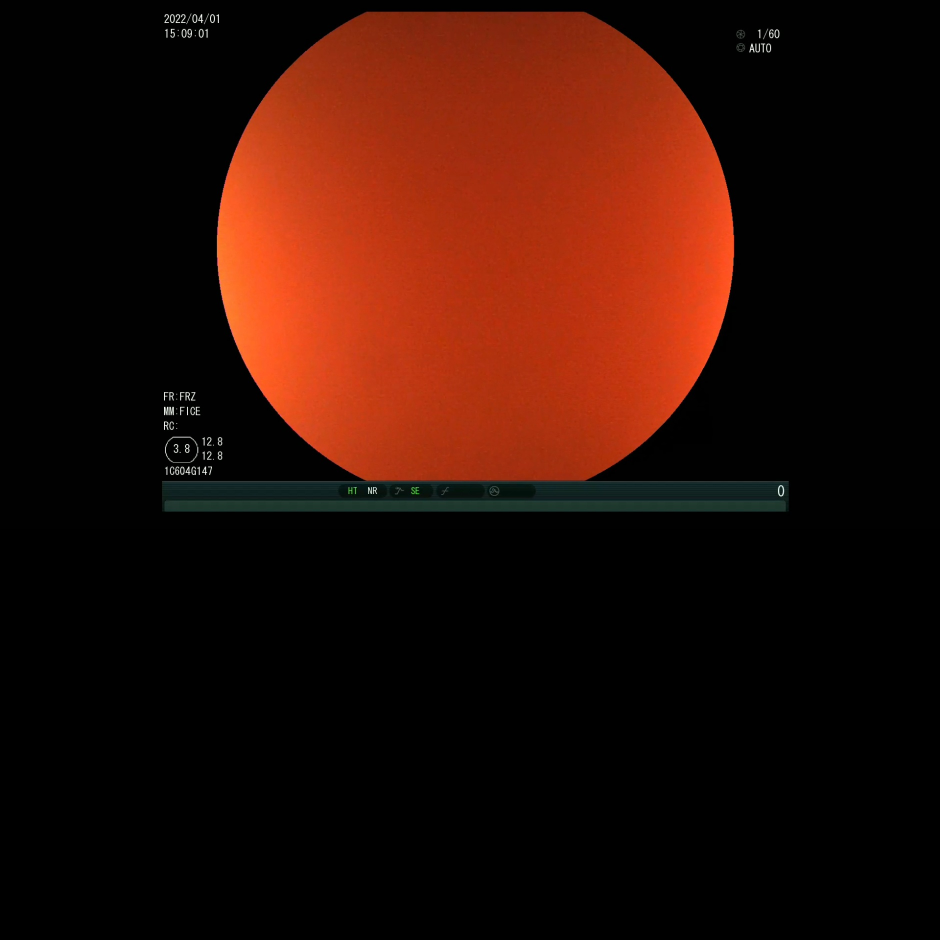
#> input picture OCR/trocr/106046147#0413_17_36_52_826422_ocr_img.jpg, 1880 x 1880 px, given in place of #0413_17_29_02_166780_ocr_img.jpg, which was not available (shown at 1/2 size)
$ python process.py
#> lines starting #> are read from the running program, lines starting #| are printed output that depends on the picture
import os
import Levenshtein
import cv2
import time
import numpy as np
import re

res_set = [
            # 奥巴
            'CF-HQ290I', 'GIF-H260Z',
            # 富士
                    '1C397G011', '1C604G147', '1C0700G106', 'EC-L590WM',
                    '1G388G162', '1G389G151', '5C362A007', 'EC-590WM', 'EG-590WR',
                    '4C736G076', '5C735G277', '2C719G956', '2C719G957', '2C719G959',
                    '1C727G230', '1C730G146', '1G403G189', '2G400G521', '2G403G013',
                    '4G407G226',
            # 开立
            'EG-500', 'EG-550']


def load_ocr_txt(type='res'):
    results = []
    # pattern = re.compile(r'[A-Z0-9-]')
    with open('%s.txt' % type) as f:
        for l in f.readlines():
            s = l.strip()
            if len(s) > 0:
                arr = s.split(' ')
                for a in arr:
                    results.append(a)
    return results


# [71 lines left out: functions predict, load_ocr_box, find_txt_box, crop_txt_img, preprocess_img, not called in this run]


def crop_raw_img(src_img_path, img_path, crop=True):
#> called with img_path = '1.jpg', crop = True
    img = cv2.imread(src_img_path)
#> img is the input picture: shape (1880, 1880, 3); mean B, G, R 5.9, 14.4, 44.1
    img_h, img_w, _ = img.shape
#> img_h = 1880; img_w = 1880

    if crop:
        if '奥巴' in src_img_path:
            img = img[:, :int(img_w / 2)]
        elif '富士4450' in src_img_path:
            img = img[int(img_h * 0.4):int(img_h * 0.8), :int(img_w * 0.3)]
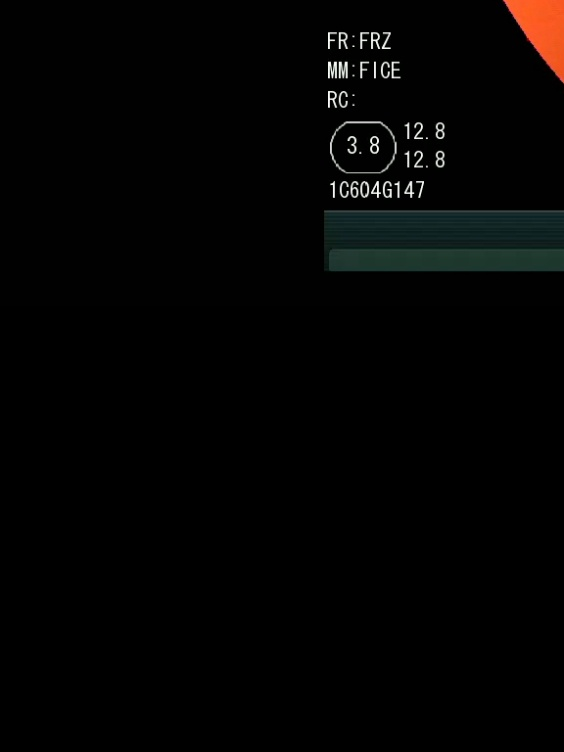
#> img: shape (752, 564, 3); mean B, G, R 3.2, 3.7, 3.9
            # img = img[int(img_h * 0.3):int(img_h * 0.7), :int(img_w * 0.5)]
        elif '富士7000' in src_img_path:
            img = img[:, int(img_w / 2):]

    # img = preprocess_img(img)

    cv2.imwrite(img_path, img)


def process_one(in_img_path):
    img_path = '1.jpg'
    # 第0步，根据图片类型裁剪图并保存到img_path
    crop_raw_img(in_img_path, img_path)

    # 第一步，识别全图，根据识别到的文字根据最小误差找出候选文字
    os.system('tesseract %s res -l eng+fushi.exp3' % img_path)
    txts = load_ocr_txt()
    results = predict(res_set, txts)
    print(results)
    # 没有结果直接返回
    if results is None:
        crop_raw_img(in_img_path, img_path, False)
        os.system('tesseract %s res -l eng+fushi.exp3' % img_path)
        txts = load_ocr_txt()
        results = predict(res_set, txts)
        if results is None:
            return ''

    txt = results[0]
    # 如果已经相等，直接返回
    if results[2] == 1:
        return txt, 1

    # 第二步，同一命令，识别box，根据候选文字，找出其对应的box区域
    os.system('tesseract %s res -l eng+fushi.exp3 makebox' % img_path)
    str, boxes = load_ocr_box()
    box = find_txt_box(txt, str, boxes)
    # print(box)
    crop_txt_img(img_path, box)

    # 截取box区域保存为图片，重新识别
    os.system('tesseract tmp.jpg res2 -l fushi.exp3 --psm 6')
    txts = load_ocr_txt('res2')
    results = predict(res_set, txts)
    print(results)
    return results[0], results[2]


# [37 lines left out: function stat_by_type, not called in this run]


if __name__ == "__main__":
    # [5 lines of commented-out code are left out]
#> (the run stopped early here; a loop or call above may not have finished)

$ run again, on OCR/trocr/40736G076#0413_17_11_55_081401_ocr_img.jpg
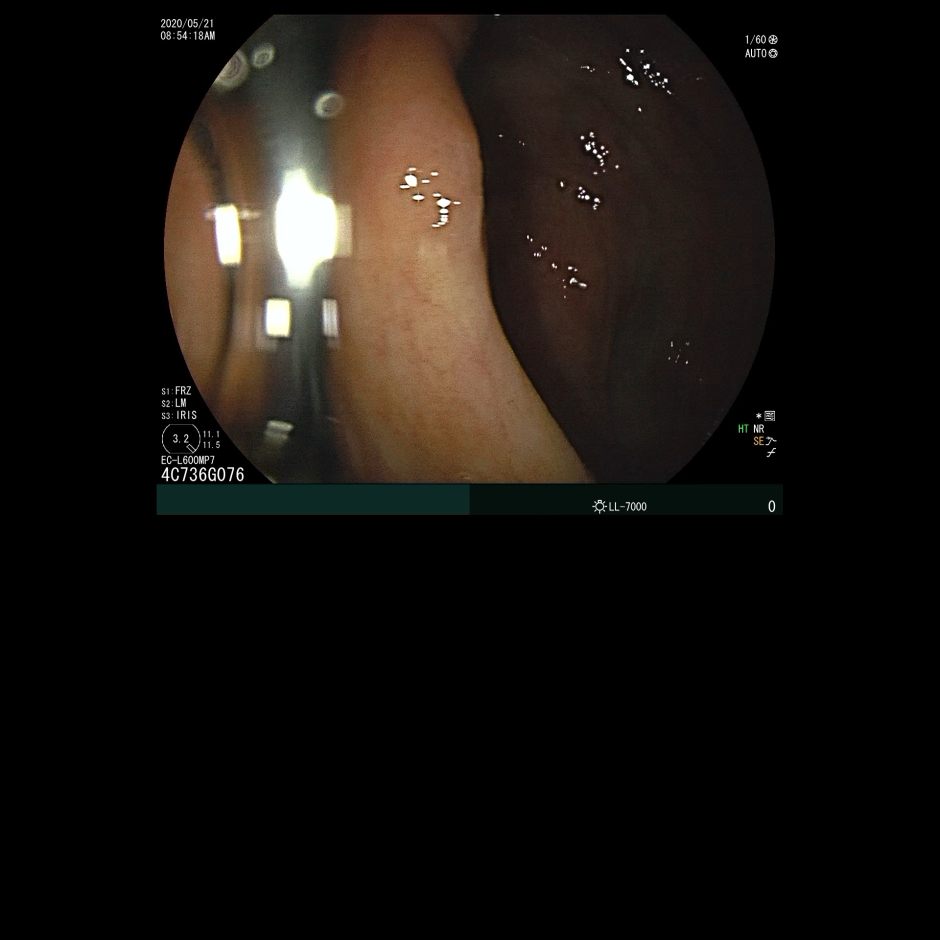
#> input picture OCR/trocr/40736G076#0413_17_11_55_081401_ocr_img.jpg, 1880 x 1880 px, given in place of #0413_17_29_02_166780_ocr_img.jpg, which was not available (shown at 1/2 size)
#> in crop_raw_img, img is the input picture: shape (1880, 1880, 3); mean B, G, R 15.3, 19.4, 24
#> in crop_raw_img, `img = img[int(img_h * 0.4):int(img_h * 0.8), :int(img_w * 0.3)]`:
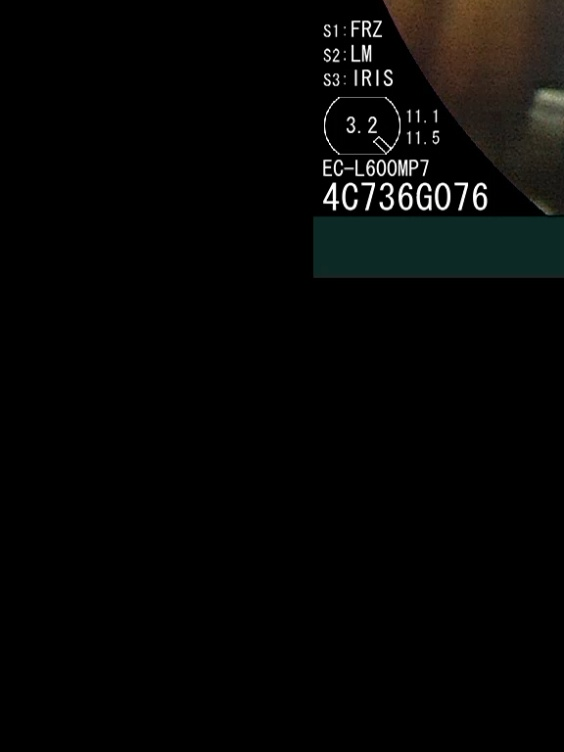
#> img: shape (752, 564, 3); mean B, G, R 5.3, 6.1, 5.8
